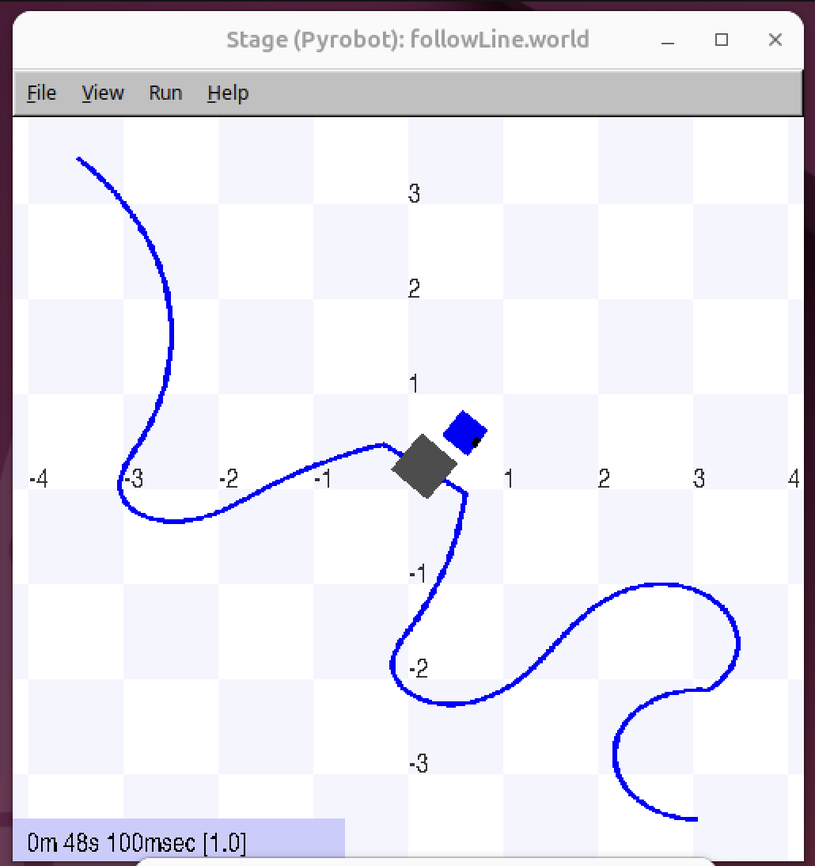
#> input picture Practica 1 - Control/img/evasion de obstaculo.png, 815 x 866 px, shrunk from 1030 x 1094 before the run
$ python -i segmentacion.py   (imports and definitions only)
#> lines starting #> are read from the running program, lines starting #| are printed output that depends on the picture; after the words box and inside, x2 and y2 are one past the last pixel; in counts of white or black regions, pixels touching at a corner belong together
from __future__ import annotations

from typing import Optional, Tuple

import cv2
import numpy as np
from sklearn.discriminant_analysis import QuadraticDiscriminantAnalysis

from . import config as C


# ===========================================================================
# Features y entrenamiento
# ===========================================================================
# [70 lines left out: functions extraer_features, entrenar_qda, filtrar_componentes, not called in this run]


# [2 lines that did not run here, left out]


# ===========================================================================
# Segmentación por frame
# ===========================================================================
#: HSV estricto para validar la marca roja "real" (saturación y valor altos).
#: Se usa como prefiltro junto al QDA para descartar texturas del suelo que
#: el QDA marca como rojas por error.
HSV_ROJO_VALID_LO1 = np.array([0,   130, 80], dtype=np.uint8)
HSV_ROJO_VALID_HI1 = np.array([10, 255, 255], dtype=np.uint8)
HSV_ROJO_VALID_LO2 = np.array([170, 130, 80], dtype=np.uint8)
HSV_ROJO_VALID_HI2 = np.array([179, 255, 255], dtype=np.uint8)


def _mascara_roja_estricta(rgb_frame: np.ndarray) -> np.ndarray:
    """Máscara HSV estricta de píxeles "claramente rojos saturados".

    Sirve como **prefiltro** al QDA: en vídeos reales con suelo
    reflectante, el QDA puede etiquetar texturas amarillentas como
    *marca*; intersectarlo con esta máscara estricta reduce
    drásticamente los falsos positivos sin penalizar las marcas reales.
    """
    bgr = cv2.cvtColor(rgb_frame, cv2.COLOR_RGB2BGR)
#> bgr is the input picture: shape (866, 815, 3); mean B, G, R 239.4, 231.1, 232.7
    hsv = cv2.cvtColor(bgr, cv2.COLOR_BGR2HSV)
#> hsv: shape (866, 815, 3); mean H, S, V 60.4, 14.3, 240.2
    return (cv2.inRange(hsv, HSV_ROJO_VALID_LO1, HSV_ROJO_VALID_HI1) |
            cv2.inRange(hsv, HSV_ROJO_VALID_LO2, HSV_ROJO_VALID_HI2)) > 0
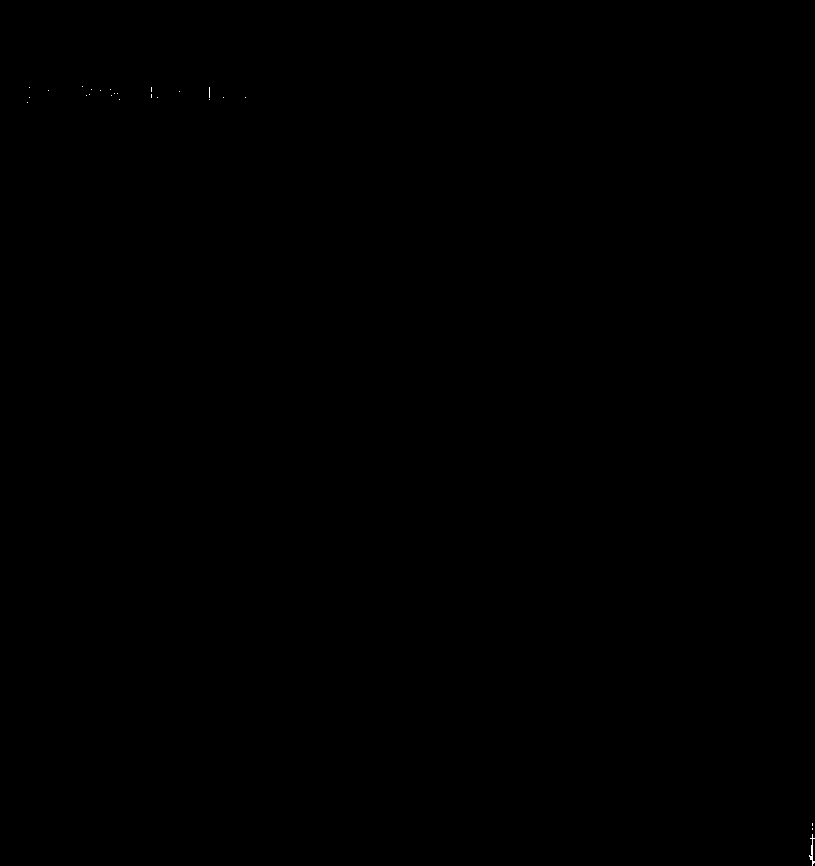
#> returned value: shape (866, 815) bool; 0.01% white in thin lines or dots, all inside (x1, y1, x2, y2) = (27, 86, 815, 866)


# [54 lines that did not run here, left out]


def colorizar_mascaras(mask_linea: np.ndarray,
                       mask_marca: np.ndarray) -> np.ndarray:
    """Devuelve una imagen RGB con la paleta de las clases."""
    h, w = mask_linea.shape
    out = np.zeros((h, w, 3), dtype=np.uint8)
    out[:] = C.COLOR_FONDO
    out[mask_marca] = C.COLOR_MARCA
    out[mask_linea] = C.COLOR_LINEA
    return out

>>> import cv2
>>> picture = cv2.cvtColor(cv2.imread('../../../../Practica 1 - Control/img/evasion de obstaculo.png'), cv2.COLOR_BGR2RGB)
>>> result = _mascara_roja_estricta(picture)
